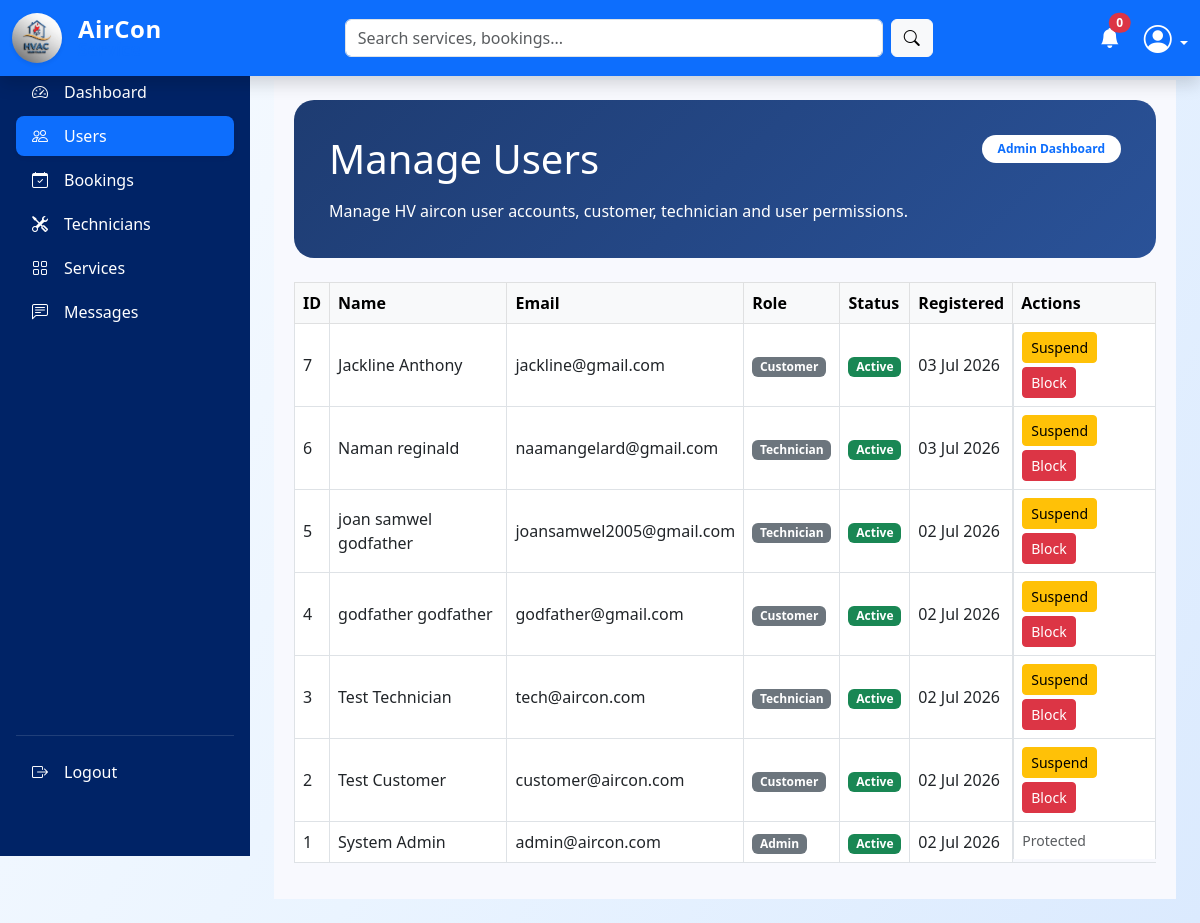
Screenshot of /admin/dashboard.php?page=users (signed in) with the database file from the repository.
### tables this page shows
CREATE TABLE `users` (
  `id` int(10) UNSIGNED NOT NULL,
  `full_name` varchar(100) NOT NULL,
  `email` varchar(100) NOT NULL,
  `phone` varchar(20) NOT NULL,
  `password` varchar(255) NOT NULL,
  `role` enum('admin','customer','technician') NOT NULL,
  `status` enum('active','inactive','pending','blocked') DEFAULT 'pending',
  `created_at` timestamp NOT NULL DEFAULT current_timestamp(),
  `updated_at` timestamp NOT NULL DEFAULT current_timestamp() ON UPDATE current_timestamp()
);

### admin/dashboard.php (called while the page is built, shortened)
<?php
include "../shared/layout.php";

### includes/repositories/UserRepository.php (called while the page is built, shortened)
<?php
class UserRepository
{
    private mysqli $conn;
    public function __construct(mysqli $conn)
    {
        $this->conn = $conn;
    }
    public function getAll(): array
    {
        $sql = "SELECT id, full_name, email, role, status, created_at FROM users ORDER BY id DESC";
        $result = $this->conn->query($sql);
        return $result ? $result->fetch_all(MYSQLI_ASSOC) : [];
    }
}

### includes/helpers.php (called while the page is built, shortened)
<?php
function e(?string $value): string
{
    return htmlspecialchars((string) $value, ENT_QUOTES, 'UTF-8');
}
function formatDate(?string $date): string
{
    return date('d M Y', strtotime($date));
}
function statusBadge(string $status): string
{
    $map = [
        'pending'   => 'bg-warning text-dark',
        'pending_payment' => 'bg-warning text-dark',
        'paid'      => 'bg-info text-dark',
        'in_progress' => 'bg-info text-dark',
        'approved'  => 'bg-primary',
        'rejected'  => 'bg-danger',
        'completed' => 'bg-success',
        'cancelled' => 'bg-secondary',
        'new' => 'bg-warning text-dark',
        'resolved' => 'bg-success',
        'closed' => 'bg-secondary',
        'active'    => 'bg-success',
        'inactive'  => 'bg-secondary',
        'blocked'   => 'bg-danger',
        'uploaded'  => 'bg-info',
        'reviewed'  => 'bg-success',
    ];
    return $map[$status] ?? 'bg-secondary';
}

### admin/content/users.php (the view, shortened to what this page needs)
<?php
$userRepo = new UserRepository($conn);
$users = $userRepo->getAll();
?>
<div class="dashboard-container">
    <div class="welcome-card mb-4">
        <div class="d-flex justify-content-between align-items-start flex-wrap">
            <div>
                <h1 class="mb-3">Manage Users</h1>
                <p class="mb-0">Manage HV aircon user accounts, customer, technician and user permissions.</p>
            </div>
            <div class="text-md-end">
                <span class="badge bg-white text-primary py-2 px-3 rounded-pill">Admin Dashboard</span>
            </div>
        </div>
    </div>
<div class="table-responsive">
    <table class="table table-bordered table-hover align-middle">
        <thead class="table-light">
            <tr>
                <th>ID</th>
                <th>Name</th>
                <th>Email</th>
                <th>Role</th>
                <th>Status</th>
                <th>Registered</th>
                <th>Actions</th>
            </tr>
        </thead>
        <tbody>
            <?php if (empty($users)): ?>
            <tr>
                <td colspan="7" class="text-center text-muted py-4">No users found.</td>
            </tr>
            <?php else: ?>
            <?php foreach ($users as $user): ?>
            <tr>
                <td><?= e((string) $user['id']) ?></td>
                <td><?= e($user['full_name']) ?></td>
                <td><?= e($user['email']) ?></td>
                <td><span class="badge bg-secondary"><?= e(ucfirst($user['role'])) ?></span></td>
                <td>
                    <span class="badge <?= statusBadge($user['status']) ?>">
                        <?= e(ucfirst($user['status'])) ?>
                    </span>
                </td>
                <td><?= e(formatDate($user['created_at'])) ?></td>
                <td class="d-flex flex-wrap gap-1">
                    <?php if ($user['role'] !== 'admin'): ?>
                    <?php if ($user['status'] === 'active'): ?>
                    <form method="POST" action="../actions/admin/update_user_status.php" class="d-inline">
                        <button type="submit" class="btn btn-warning btn-sm">Suspend</button>
                    </form>
                    <?php endif; ?>
                    <form method="POST" action="../actions/admin/update_user_status.php" class="d-inline"
                        onsubmit="return confirm('Block this user?');">
                        <button type="submit" class="btn btn-danger btn-sm">Block</button>
                    </form>
                    <?php else: ?>
                    <span class="text-muted small">Protected</span>
                    <?php endif; ?>
                </td>
            </tr>
            <?php endforeach; ?>
            <?php endif; ?>
        </tbody>
    </table>
</div>
</div>

### assets/CSS/style.css (style rules this page uses)
:root { --primary-color: #0d6efd; --dark-blue: #002366; --accent-yellow: #ffc107; --text-muted: #6c757d; }
body { font-family: 'Segoe UI', Tahoma, Geneva, Verdana, sans-serif; color: #333; }
.btn { transition: .3s ease; }
body { margin:0; font-family:'Segoe UI',sans-serif; background: linear-gradient( 120deg, #f8fbff, #eaf4ff, #dbeafe ); }

### assets/CSS/dashboard.css (style rules this page uses)
:root { --sidebar-width: 250px; --topnav-height: 56px; --sidebar-bg: #002366; }
body { padding-top: var(--topnav-height); background-color: #f4f6f9; }
.dashboard-container { background: #f8f9fe; padding: 20px; }
.welcome-card { background: linear-gradient(135deg, #1e3c72 0%, #2a5298 100%); color: #fff; border-radius: 20px; padding: 35px; margin-bottom: 30px; }
.welcome-card h1, .welcome-card p { color: #fff; }

### rows the page displays
users: id "7", full_name "Jackline Anthony", email "jackline@gmail.com", role "Customer", status "Active", created_at "03 Jul 2026"
users: id "6", full_name "Naman reginald", email "naamangelard@gmail.com", role "Technician", status "Active", created_at "03 Jul 2026"
users: id "5", full_name "joan samwel godfather", email "joansamwel2005@gmail.com", role "Technician", status "Active", created_at "02 Jul 2026"
users: id "4", full_name "godfather godfather", email "godfather@gmail.com", role "Customer", status "Active", created_at "02 Jul 2026"
users: id "3", full_name "Test Technician", email "tech@aircon.com", role "Technician", status "Active", created_at "02 Jul 2026"
users: id "2", full_name "Test Customer", email "customer@aircon.com", role "Customer", status "Active", created_at "02 Jul 2026"
users: id "1", full_name "System Admin", email "admin@aircon.com", role "Admin", status "Active", created_at "02 Jul 2026", shows "Protected"

### other values shown
$notification_count "0"
